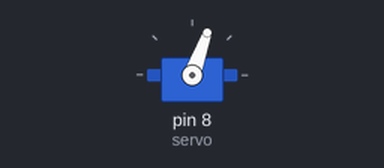
The sketch below on a simulated Arduino Uno, built with avr-gcc and run on an emulated ATmega328P. On the bench: servo.

Above: at 6.0 s.
Timing chart, 0 to 9.0 s (numbered marks = the images above):
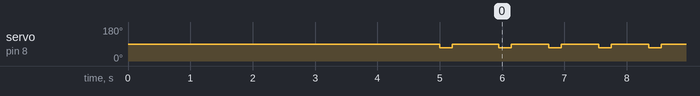

The sketch:

Stack_Game.ino.ino
```cpp
#include <Servo.h>

Servo servo;

int angle_down = 70;
int angle_up = 90;
int touch_delay = 200;
int perfect_delay = 600;

void setup() {
  servo.attach(8);
  servo.write(angle_up);
  delay(5000);

  // Start Game
  servo.write(angle_down);
  delay(touch_delay);
  servo.write(angle_up);
  delay(750);
}

void loop() {
  servo.write(angle_down);
  delay(touch_delay);
  servo.write(angle_up);
  delay(perfect_delay);
}
```

Measured:
- by itself, servo on pin 8 (servo): goes 70° 0.20 s, 90° 0.75 s, 155 × (70° 0.20 s, 90° 0.60 s), then 70°
